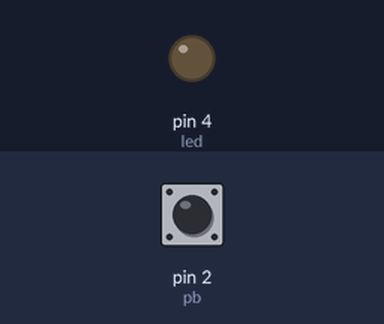
Bench run of a sketch on a simulated Arduino Uno, built with avr-gcc and run on an emulated ATmega328P. On the bench: output pins drawn as LEDs (lit = HIGH). The inputs (shaded band) are chosen by the test bench; at power-on: pin 2 (pb) LOW.

Above: at 1.2 s.
1.3 s: pin 2 (pb) driven HIGH
At 1.9 s:
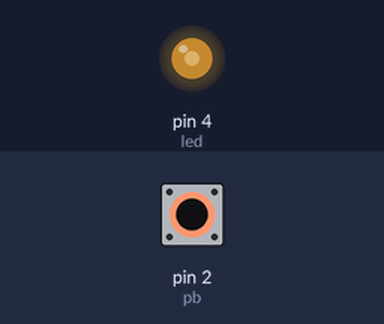
2.8 s: pin 2 (pb) pulsed LOW 2 times (0.12 s each, 0.3 s apart)
At 3.21 s:
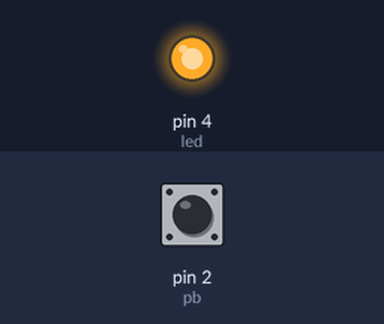
5.8 s: pin 2 (pb) driven LOW
At 7.3 s:
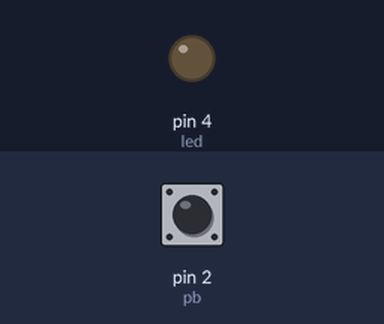
Timing chart, 0 to 8.8 s (numbered marks = the images above; inputs shaded):
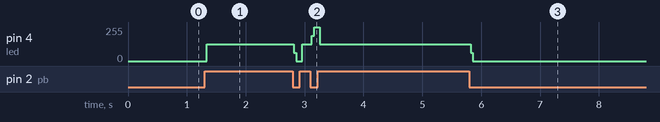

Measured:
- after the input at 1.3 s, pin 4 (led): 0/255 → 126/255 at once
- after the input at 2.8 s, pin 4 (led): 126/255 → 0/255 at once, → 126/255 0.14 s later, → 255/255 0.16 s later, → 126/255 0.14 s later
- after the input at 5.8 s, pin 4 (led): 126/255 → 0/255 at once

The sketch:

code.ino
```cpp
int pb = 2;
int pbState = 0;
int led = 4;
int toggleNumber = 0;

void setup()
{
  pinMode(pb,INPUT);
  pinMode(led, OUTPUT);
}

void loop()
{
   if(digitalRead(pb)== HIGH){
      if(toggleNumber == 1){
         toggleNumber=0;
         digitalWrite(led,toggleNumber);
      }else{
        toggleNumber=1;
        digitalWrite(led,toggleNumber);
      }

  }
}
```
